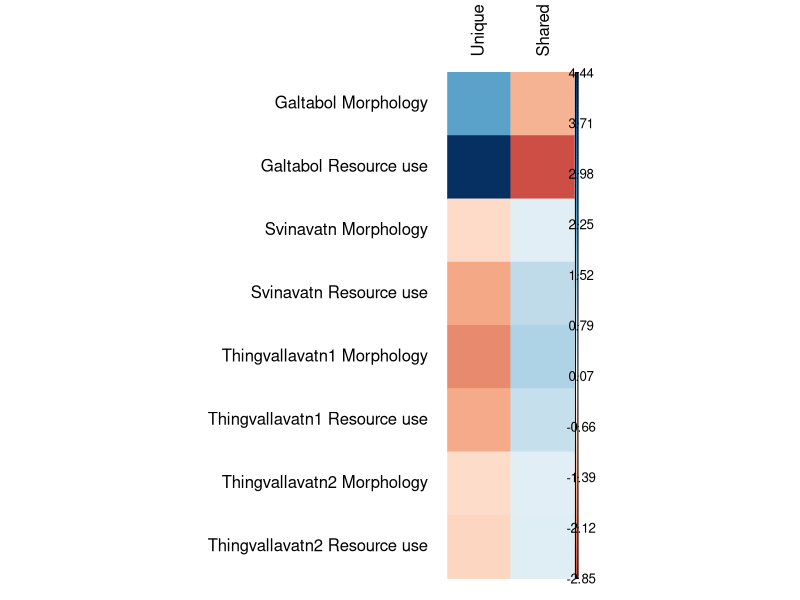

Write R code to recreate this figure.
##################################################################
## Running a chisquared test to determine if proportions are singnificant
##
## Matt Brachmann (PhDMattyB)
##
## 2021-03-29
##
##################################################################

## Load the data manipulation work horse
library(tidyverse)
library(corrplot)
# library(ggcorrplot)


## Read in the data
df = matrix(c(77, 124, 102, 124,
                      43, 125.5, 35, 125.5,
                      29, 117.5, 33, 117.5,
                      38, 111, 37, 111), 
                    ncol = 2, 
                    byrow = T)
colnames(df) = c('Unique', 'Shared')
rownames(df) = c('Galtabol Morphology', 'Galtabol Resource use', 
                  'Svinavatn Morphology', 'Svinavatn Resource use', 
                         'Thingvallavatn1 Morphology', 'Thingvallavatn1 Resource use', 
                         'Thingvallavatn2 Morphology', 'Thingvallavatn2 Resource use')

df = as.table(df)

test = chisq.test(df)

# test$observed
# test$expected


cors = corrplot(test$residuals,
         method = 'color',
         tl.col = 'black',
         tl.offset = 1,
         # tl.pos = 'n',
         # tl.srt = 0,
         # type = 'upper',
         is.cor = FALSE, 
         t1.col = 'black')
